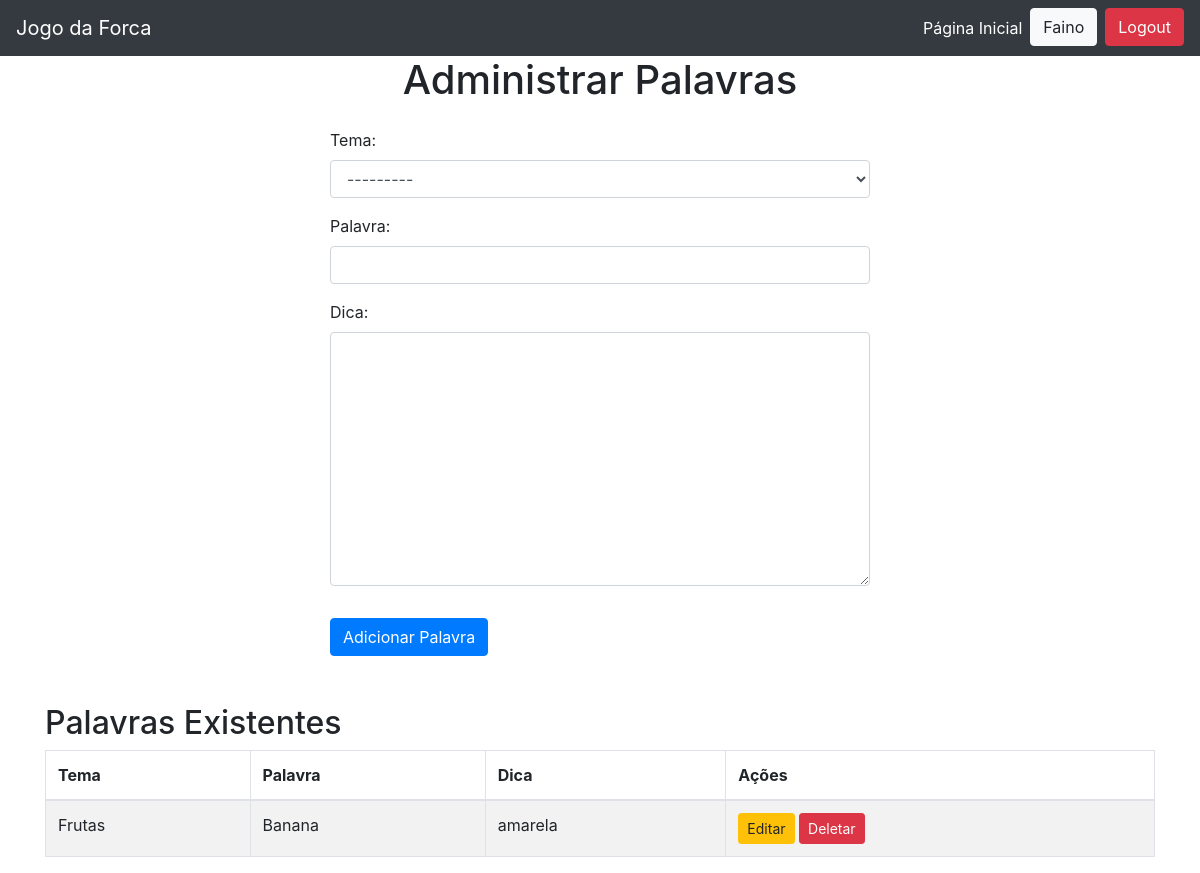
The page /professor/palavras/administrar-palavras (signed in) on the database its author committed.
### core/models.py (models this page shows, shortened)
class Palavra(models.Model):
    tema = models.ForeignKey(Tema, on_delete=models.CASCADE, related_name='palavras')
    palavra = models.CharField(max_length=100)
    dica = models.CharField(max_length=255, blank=True, null=True)

class Tema(models.Model):
    nome = models.CharField(max_length=100)
    descricao = models.TextField()
    professor = models.ForeignKey(User, on_delete=models.CASCADE)
    def __str__(self):
        return self.nome

### core/views.py (the view, shortened to what this page needs)
# urls.py: path('professor/palavras/administrar-palavras', AdministrarPalavrasPageView.as_view(), name='administrarPalavrasPage'),
class AdministrarPalavrasPageView(ProfessorContextMixin, CreateView, ListView):
    model = Palavra
    form_class = PalavraForm
    template_name = 'professor/palavras/palavrasPage.html'
    success_url = reverse_lazy('administrarPalavrasPage')
    def get_queryset(self):
        temas_do_professor = Tema.objects.filter(professor=self.request.user)
        return Palavra.objects.filter(tema__in=temas_do_professor)
    def get_form(self, form_class=None):
        form = super().get_form(form_class)
        form = PalavraForm(professor=self.request.user)
        return form

### core/forms.py
class PalavraForm(forms.ModelForm):
    class Meta:
        model = Palavra
        fields = ['tema', 'palavra', 'dica']
        widgets = {
            'tema': forms.Select(attrs={'class': 'form-control'}),
            'palavra': forms.TextInput(attrs={'class': 'form-control'}),
            'dica': forms.Textarea(attrs={'class': 'form-control'}),
        }
    def __init__(self, *args, **kwargs):
        professor = kwargs.pop('professor', None)
        super().__init__(*args, **kwargs)
        if professor:
            self.fields['tema'].queryset = Tema.objects.filter(professor=professor)
        self.fields['dica'].required = False

### core/mixins.py (called while the page is built)
    def get_context_data(self, **kwargs):
        context = super().get_context_data(**kwargs)
        user = self.request.user
        context['is_professor'] = user.is_authenticated and user.groups.filter(name='professores').exists()
        return context

### core/templates/professor/palavras/palavrasPage.html (shortened to what this page needs)
{% extends "base.html" %}
{% block main %}
<div class="container">
  <h1 class="text-center mb-4">Administrar Palavras</h1>
  <div class="row justify-content-center">
    <div class="col-md-6">
      <form method="post">
        {{ form.as_p }}
        <button type="submit" class="btn btn-primary mt-3">Adicionar Palavra</button>
      </form>
    </div>
  </div>
  <div class="row mt-5">
    <div class="col-md-12">
      <h2>Palavras Existentes</h2>
      {% if object_list %}
      <table class="table table-bordered table-striped">
        <thead>
          <tr>
            <th>Tema</th>
            <th>Palavra</th>
            <th>Dica</th>
            <th>Ações</th>
          </tr>
        </thead>
        <tbody>
          {% for palavra in object_list %}
          <tr>
            <td>{{ palavra.tema.nome }}</td>
            <td>{{ palavra.palavra }}</td>
            <td>{{ palavra.dica }}</td>
            <td>
              <a href="{% url 'editarPalavra' palavra.id %}" class="btn btn-sm btn-warning">Editar</a>
              <a href="{% url 'deletarPalavra' palavra.id %}" class="btn btn-sm btn-danger">Deletar</a>
            </td>
          </tr>
          {% endfor %}
        </tbody>
      </table>
      {% else %}
      <p class="text-center">Nenhuma palavra encontrada para este professor.</p>
      {% endif %}
    </div>
  </div>
</div>
{% endblock main %}

### core/templates/base.html (shortened to what this page needs)
<!DOCTYPE html>
<html lang="pt-br">
  <head>
    <link
      rel="stylesheet"
      href="https://stackpath.bootstrapcdn.com/bootstrap/4.5.2/css/bootstrap.min.css"
    />
  </head>
  <body>
    <nav class="navbar navbar-expand-lg navbar-dark bg-dark">
      <a class="navbar-brand" href="{% url 'temaListPage' %}">Jogo da Forca</a>
      <div class="collapse navbar-collapse">
        <ul class="navbar-nav ml-auto">
          <li class="nav-item">
            <a class="nav-link text-white" href="{% url 'temaListPage' %}"
              >Página Inicial</a
            >
          </li>
          {% if user.is_authenticated %}
          <li class="nav-item">
            <a
              class="btn btn-light"
              href="{% url 'temaListPage' %}"
              style="margin-right: 0.5em"
              >{{ user.username }}</a
            >
          </li>
          <li class="nav-item">
            <form action="{% url 'logout' %}" method="post" class="form-inline">
              <button type="submit" class="btn btn-danger">Logout</button>
            </form>
          </li>
          {% else %}
          <li class="nav-item">
            <a class="btn btn-success" href="{% url 'signin' %}">Entrar</a>
          </li>
          {% endif %}
        </ul>
      </div>
    </nav>
    {% block main %} {% endblock main %}
  </body>
</html>

### rows shown on the page
Palavra: tema.nome "Frutas", palavra "Banana", dica "amarela"

### other values the page prints
{{ user.username }} "Faino"
